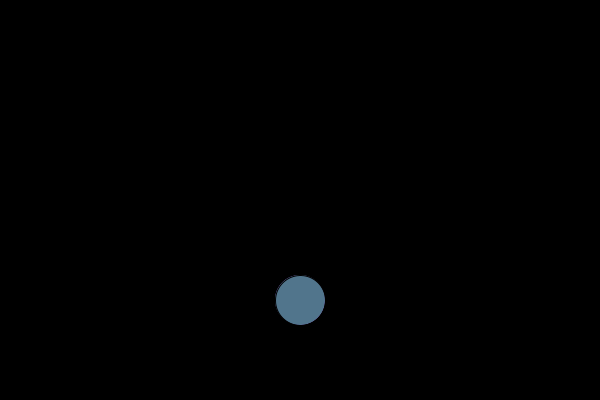
Frame 1 (no input)
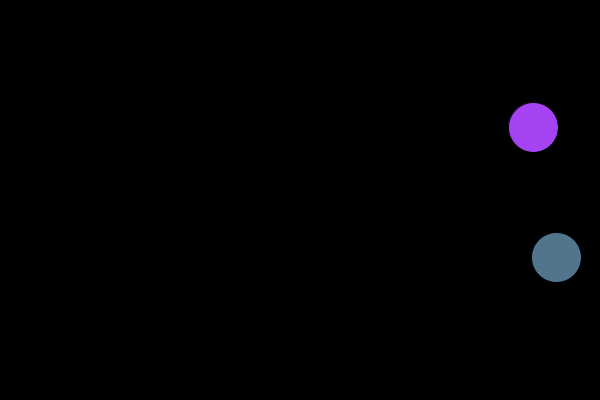
Frame 60 (the mouse pressed at the canvas centre just before this capture)
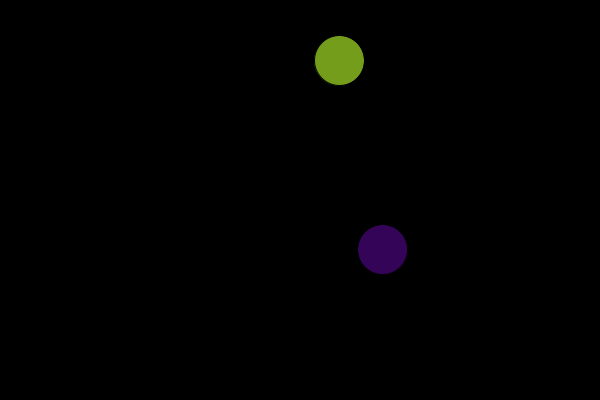
Frame 120 (the mouse held since frame 60 and released just before this capture)

The Processing sketch that drew these frames (run headless with seeded random() and noise(); from frame 60 on, the mouse is pressed at the canvas centre):

// Processing sketch: balls
// ── balls.pde
Pelota[] p = new Pelota[2];

//2. Estructura principal
void setup(){
  size(600,400);
  for(int i = 0; i < p.length; i++){
    p[i] = new Pelota(random(1,255),random(1,255),random(1,255));
  }
  //p1 = new Pelota(255,0,0);
}

void draw(){
  background(0);
  for(int i = 0; i < p.length; i++){
    p[i].mostrarPelota();
    p[i].moverPelota();
    p[i].rebotarPelota();
  }
}

void mousePressed(){
  for(int i = 0; i < p.length; i++){
    p[i].cambiarColor();
  }
}

void keyPressed(){
  Pelota n = new Pelota(255,0,0);
  p = (Pelota[]) append(p,n);
}
// ── clasePelota.pde
//Esto si es Programación Orientada a Objetos
class Pelota{  
  //1. Datos
  float x;
  float y;
  float diam;
  float vx;
  float vy;
  float R;
  float G;
  float B;
  
  //2. Constructor (Inicialización)
  Pelota(float tempR, float tempG, float tempB){
    x = width/2;
    y = width/2;
    diam = 50;
    vx = random(3,7);
    vy = random(3,6);
    R = tempR;
    G = tempG;
    B = tempB;
  }
  
  //3. Funcionalidad
  void mostrarPelota(){
    smooth();
    fill(R,G,B);
    ellipse(x,y,diam,diam);
  }
  
  void moverPelota(){
    x = x + vx;
    y = y + vy;
  }
  
  void rebotarPelota(){
    float radio= diam/2;
    if(x > width-radio || x < 0+radio){
      vx = vx*(-1);
    }
    if(y > height-radio || y < 0+radio){
      vy = vy*(-1);
    }
  }
  
  void cambiarColor(){
    R = random(1,255);
    G = random(1,255);
    B = random(1,255);
  } 
}
